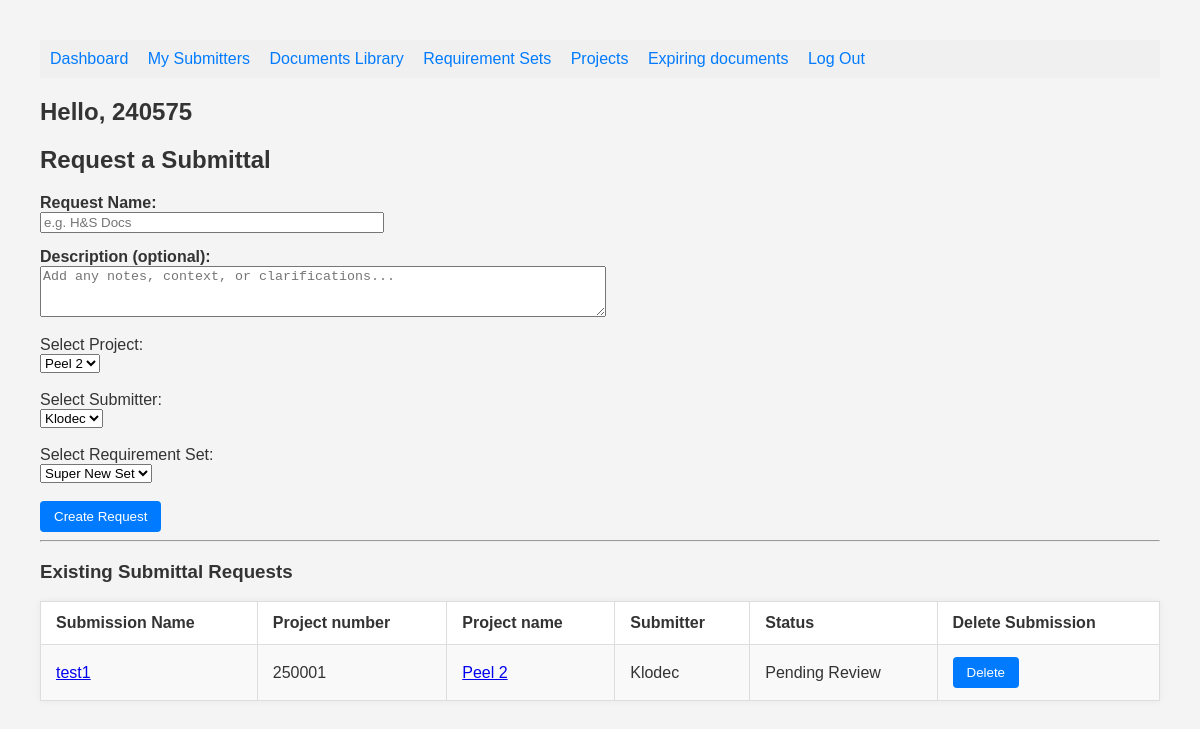
Screenshot of /admin (signed in) with the database file from the repository.
### tables this page shows
CREATE TABLE admin_users (
    id INTEGER PRIMARY KEY AUTOINCREMENT,
    login TEXT UNIQUE NOT NULL,
    password TEXT NOT NULL,
    email TEXT NOT NULL
, name TEXT);

CREATE TABLE "requests" (
    id INTEGER PRIMARY KEY AUTOINCREMENT,
    project_id INTEGER NOT NULL,
    submitter_id INTEGER NOT NULL,
    requirement_set_id INTEGER NOT NULL,
    admin_id INTEGER NOT NULL,
    token TEXT UNIQUE,
    status TEXT DEFAULT 'pending review',
    date_requested TEXT DEFAULT CURRENT_TIMESTAMP
, name TEXT, description TEXT);

CREATE TABLE project (
    id INTEGER PRIMARY KEY AUTOINCREMENT,
    project_number INTEGER NOT NULL,
    project_name TEXT NOT NULL,
    project_admin_id INTEGER NOT NULL,
    FOREIGN KEY (project_admin_id) REFERENCES admin_users(id)
);

CREATE TABLE submitting_users (
    id INTEGER PRIMARY KEY AUTOINCREMENT,
    login TEXT UNIQUE NOT NULL,
    password TEXT NOT NULL,
    email TEXT NOT NULL,
    token TEXT UNIQUE NOT NULL
, name TEXT);

### app.py (the view, shortened to what this page needs)
@app.route("/admin", methods=['GET', 'POST'])
def admin():
    db = get_db()
    user_id = session.get("id")
    if not session.get("admin"):
        return redirect("/login")
    user = db.execute("SELECT * FROM admin_users WHERE id = ?", (session["id"],)).fetchone()
    subs = db.execute("""SELECT submitting_users.*,
                    admin_submitters.submitter_id
                    FROM submitting_users
                    JOIN admin_submitters
                    ON admin_submitters.submitter_id = submitting_users.id
                    WHERE admin_submitters.admin_id = ?""", (session["id"],)).fetchall()
    projects = db.execute("SELECT * FROM project WHERE project_admin_id = ?", (user_id,)).fetchall()
    sets = db.execute("SELECT * FROM requirement_sets WHERE admin_user_id = ?", (user_id,)).fetchall()
    requests = db.execute("SELECT * FROM requests").fetchall()
    this_req = db.execute("""
                        SELECT
                            project.project_number,
                            project.project_name,
                            project.id as project_id,
                            submitting_users.name,
                            requests.id as req_id,
                            requests.status,
                            requests.token,
                            requests.name as request_name
                        FROM requests
                        JOIN project ON requests.project_id = project.id
                        JOIN submitting_users ON requests.submitter_id = submitting_users.id
                        WHERE requests.admin_id = ?
                        """, (session.get('id'),)).fetchall()
    return render_template("admin.html", user=user, subs=subs, projects=projects, sets=sets, requests=requests, this_req=this_req)

### app.py (called while the page is built)
def get_db():
    conn = sqlite3.connect("database.db")
    conn.row_factory = sqlite3.Row
    return conn

### templates/admin.html (shortened to what this page needs)
<!DOCTYPE html>
<html lang="en">
<head>
    <link rel="stylesheet" href="{{ url_for('static', filename='style.css') }}">
</head>
<body>
    <nav style="background-color: #f0f0f0; padding: 10px;">
        <a href="/admin" style="margin-right: 15px;">Dashboard</a>
        <a href="/my_submitters" style="margin-right: 15px;">My Submitters</a>
        <a href="/documents_library" style="margin-right: 15px;">Documents Library</a>
        <a href="/my_sets" style="margin-right: 15px;">Requirement Sets</a>
        <a href="/projects" style="margin-right: 15px;">Projects</a>
        <a href="/expiration" style="margin-right: 15px;">Expiring documents</a>
        <a href="/logout">Log Out</a>
    </nav>
    <h2>Hello, {{ user['login'] }}</h2>
    <h2>Request a Submittal</h2>
    <form method="POST">
        <div style="margin-bottom: 15px;">
            <label for="name"><strong>Request Name:</strong></label><br>
            <input type="text" name="name" id="name" placeholder="e.g. H&S Docs" style="width: 30%;" required>
        </div>
        <div style="margin-bottom: 15px;">
            <label for="description"><strong>Description (optional):</strong></label><br>
            <textarea name="description" id="description" rows="3" style="width: 50%;" placeholder="Add any notes, context, or clarifications..."></textarea>
        </div>
        <label for="project">Select Project:</label><br>
        <select name="project" required>
            {% for project in projects %}
                <option value="{{ project.id }}">{{ project.project_name }}</option>
            {% else %}
                <option disabled>No projects found</option>
            {% endfor %}
        </select><br><br>
        <label for="submitter">Select Submitter:</label><br>
        <select name="submitter" required>
            {% for sub in subs %}
                <option value="{{ sub.id }}">{{ sub.name }}</option>
            {% else %}
                <option disabled>No submitters found</option>
            {% endfor %}
        </select><br><br>
        <label for="set">Select Requirement Set:</label><br>
        <select name="set" required>
            {% for set in sets %}
                <option value="{{ set.id }}">{{ set.name }}</option>
            {% else %}
            <option disabled>No sets found</option>
            {% endfor %}
        </select><br><br>
        <button type="submit">Create Request</button>
    </form>
    <hr>
        <h3>Existing Submittal Requests</h3>
    <table border="1" cellpadding="8" cellspacing="0">
        <tr>
            <th>Submission Name</th>
            <th>Project number</th>
            <th>Project name</th>
            <th>Submitter</th>
            <th>Status</th>
            <th>Delete Submission</th>
        </tr>
    {% for req in this_req %}
    <tr>
        <td><a href="/review_submission/{{ req.token }}">{{ req.request_name }}</a></td>
        <td>{{ req.project_number }}</td>
        <td><a href="/project_summary/{{ req.project_id }}">{{ req.project_name }}</a></td>
        <td>{{ req.name }}</td>
        <td>
            <span class="badge badge-{{ request.status }}">
                 {{ req.status.replace("_", " ").title() }}
        </span>
        </td>
        <td>
            <form method="post" style="display:inline;">
                <button type="submit" onclick="return confirm('Are you sure you want to delete this request?');">Delete</button>
            </form>
        </td>
    </tr>
    {% else %}
    <tr>
        <td colspan="5">No requests yet.</td>
    </tr>
    {% endfor %}
</table>
</body>
</html>

### static/style.css (style rules this page uses)
body { font-family: Arial, sans-serif; margin: 40px; background-color: #f4f4f4; color: #333; }
nav { background-color: #f0f0f0; padding: 10px; margin-bottom: 20px; }
nav a { margin-right: 15px; text-decoration: none; color: #007bff; }
h1, h2, h3 { color: #333; }
button { padding: 8px 14px; background-color: #007bff; color: white; border: none; border-radius: 4px; cursor: pointer; }
table { width: 100%; border-collapse: collapse; background-color: #fff; box-shadow: 0 0 8px rgba(0, 0, 0, 0.05); }
th, td { padding: 12px 15px; border: 1px solid #ddd; text-align: left; }
tr:nth-child(even) { background-color: #f9f9f9; }

### rows the page displays
admin_users: login "240575"
requests: request_name "test1", project_number "250001", project_name "Peel 2", name "Klodec", status.replace "Pending Review"

### other values shown
form field project "Peel 2"
form field submitter "Klodec"
form field set "Super New Set"
